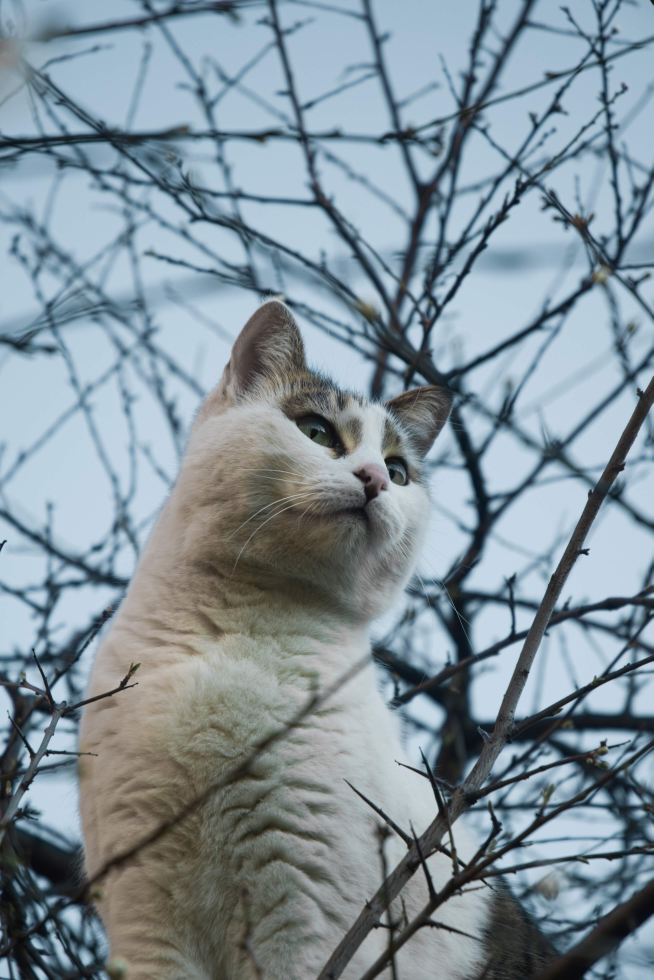
#> input picture experiments/svd-qr/image.jpg, 3266 x 4898 px (shown at 1/5 size)
$ python svd_image_compression.py
#> lines starting #> are read from the running program, lines starting #| are printed output that depends on the picture
from pathlib import Path

import matplotlib.pyplot as plt
import numpy as np
from PIL import Image, ImageOps


ROOT = Path(__file__).resolve().parent
IMAGE_PATH = ROOT / "image.jpg"
OUTPUT_PATH = ROOT / "svd_image_compression.png"
SINGULAR_VALUES_OUTPUT_PATH = ROOT / "svd_image_singular_values.png"

K_VALUES = [5, 20, 50, 100]
MAX_SIDE = 900


def truncated_svd_reconstruction(u, singular_values, vt, k):
    return (u[:, :k] * singular_values[:k]) @ vt[:k, :]


def storage_title(label, entries, original_entries):
    percentage = 100 * entries / original_entries
    return f"{label}\n{entries:,} values ({percentage:.1f}%)"


def main():
    image = Image.open(IMAGE_PATH)
#> image is the input picture: PIL image 3266x4898 RGB; mean R, G, B 129.6, 144.7, 153.6
    image = ImageOps.grayscale(image)
#> image: PIL image 3266x4898 L
    image.thumbnail((MAX_SIDE, MAX_SIDE), Image.Resampling.LANCZOS)
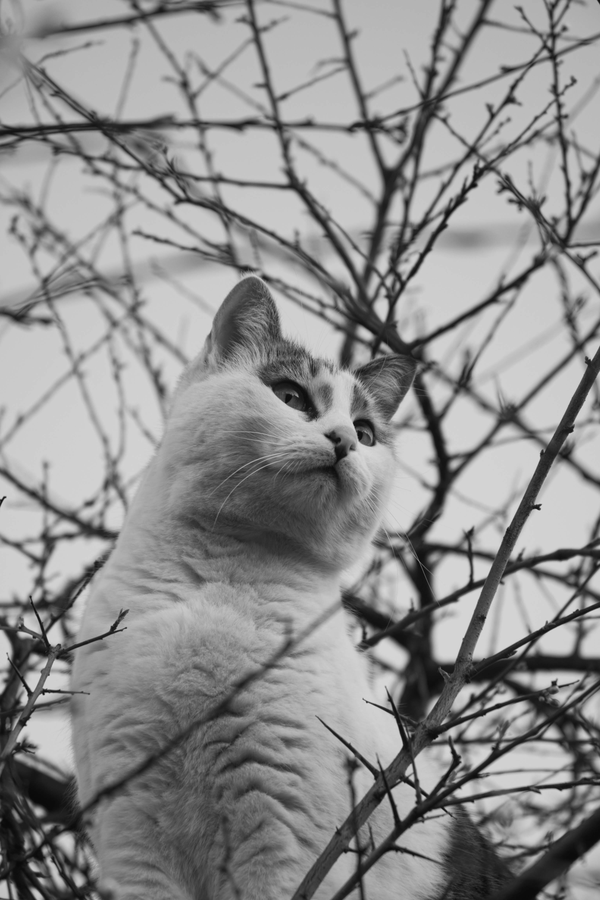
#> image: PIL image 600x900 L; min 10, max 218, mean 141.3

    matrix = np.asarray(image, dtype=float) / 255.0
    m, n = matrix.shape
#> m = 900; n = 600
    original_entries = m * n
#> original_entries = 540000
    u, singular_values, vt = np.linalg.svd(matrix, full_matrices=False)
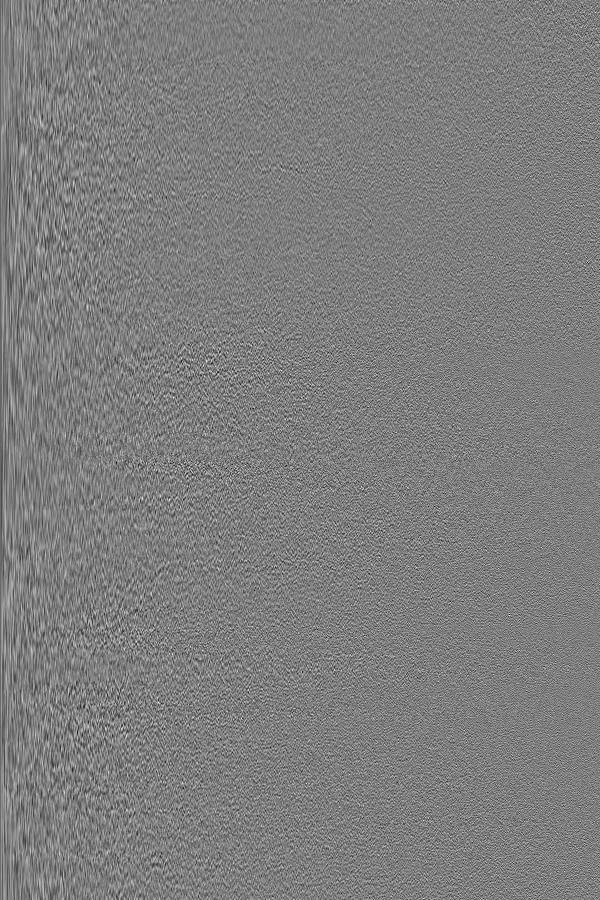
#> u: shape (900, 600) float64; min -0.196, max 0.2, mean -5.92e-05; drawn with min black and max white
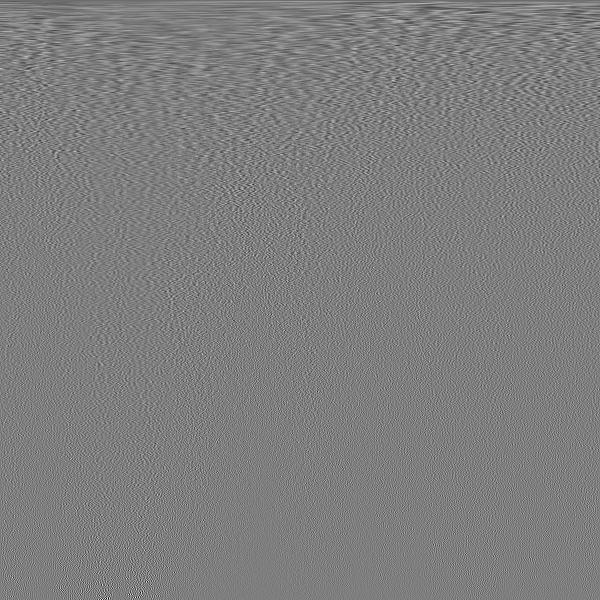
#> vt: shape (600, 600) float64; min -0.316, max 0.321, mean -6.74e-05; drawn with min black and max white
#> singular_values = 600 values, max 413 at index 0, min 0.0251 at index 599, mean 2.86

    fig, axes = plt.subplots(1, len(K_VALUES) + 1, figsize=(14, 4.6), constrained_layout=True)

    axes[0].imshow(matrix, cmap="gray", vmin=0.0, vmax=1.0)
    axes[0].set_title(storage_title(f"Original {m} x {n}", original_entries, original_entries), fontsize=11)
    axes[0].axis("off")

    for axis, k in zip(axes[1:], K_VALUES):
        approximation = truncated_svd_reconstruction(u, singular_values, vt, k)
        approximation = np.clip(approximation, 0.0, 1.0)
        approximation_entries = k * (m + n + 1)

        axis.imshow(approximation, cmap="gray", vmin=0.0, vmax=1.0)
        axis.set_title(storage_title(f"$k={k}$", approximation_entries, original_entries), fontsize=11)
        axis.axis("off")
#> this loop made 4 passes
#> pass 1, in main, `approximation = truncated_svd_reconstruction(u, singular_values, vt, k)`:
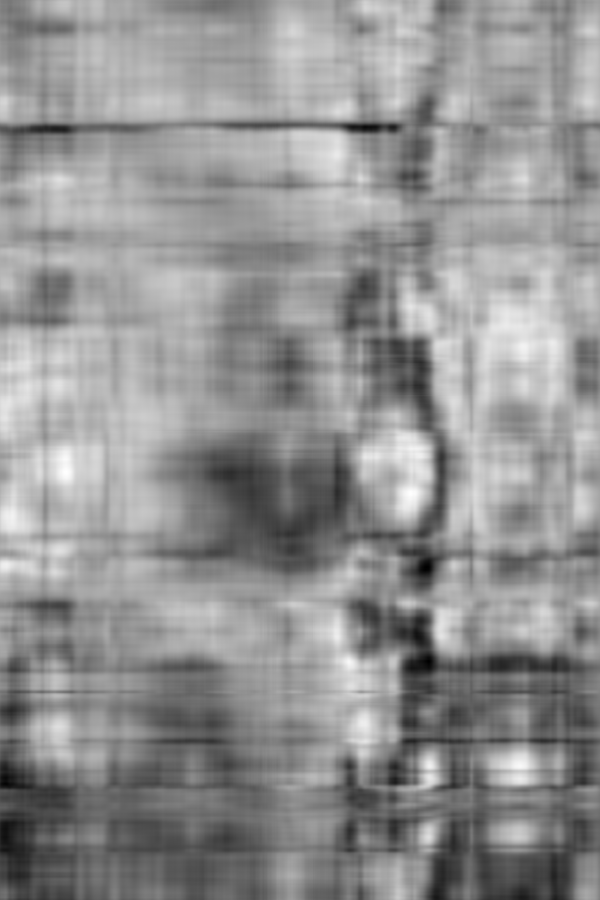
#> approximation: shape (900, 600) float64; min -1.53e-05, max 0.97, mean 0.554; drawn with min black and max white

    fig.savefig(OUTPUT_PATH, dpi=300, bbox_inches="tight")
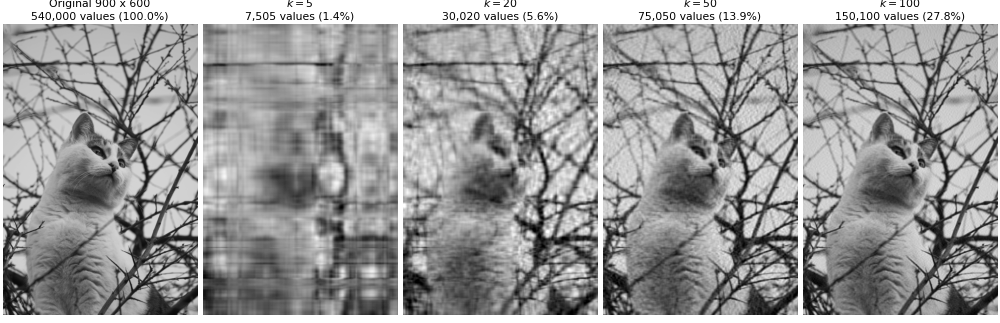
#> figure drawn by matplotlib, 5 panels
    plt.close(fig)
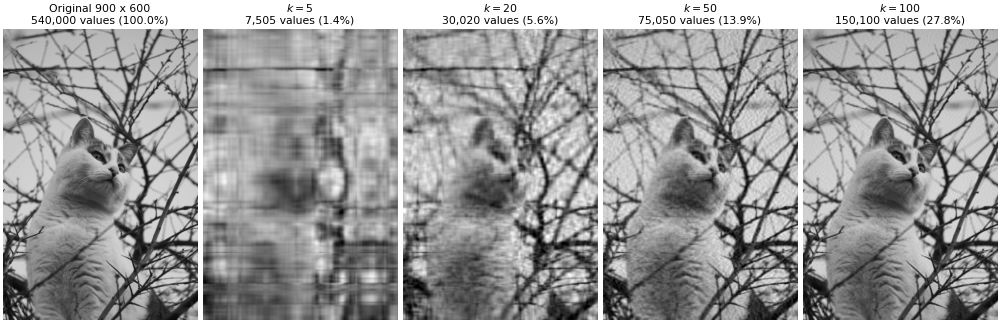
#> figure drawn by matplotlib, 5 panels

    indices = np.arange(1, len(singular_values) + 1)
#> indices = 600 values from 1 to 600
    normalized_singular_values = singular_values / singular_values[0]
#> normalized_singular_values = 600 values, max 1 at index 0, min 6.08e-05 at index 599, mean 0.00692

    fig, axis = plt.subplots(figsize=(7, 4.2), constrained_layout=True)
    axis.semilogy(indices, normalized_singular_values, color="#1f77b4", linewidth=1.8)
    for k in K_VALUES:
        axis.axvline(k, color="#d62728", linestyle="--", linewidth=0.9, alpha=0.7)
    axis.set_xlabel("Index $i$")
    axis.set_ylabel(r"$\sigma_i / \sigma_1$")
    axis.set_title("Singular values decay")
    axis.grid(True, which="both", linestyle=":", linewidth=0.7, alpha=0.7)
    fig.savefig(SINGULAR_VALUES_OUTPUT_PATH, dpi=300, bbox_inches="tight")
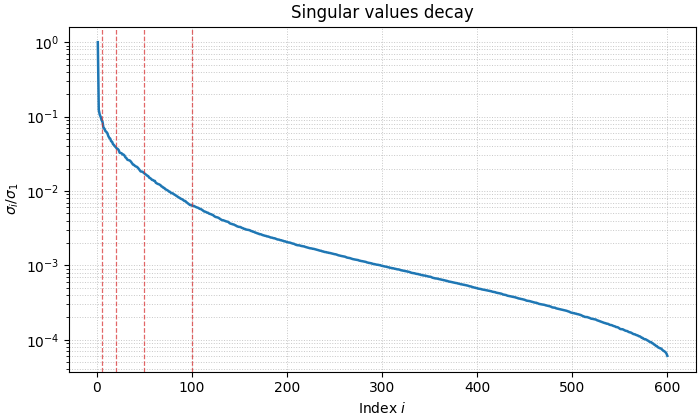
#> figure drawn by matplotlib, 1 panel; curve peaks at x = 1, y = 1
    plt.close(fig)


if __name__ == "__main__":
    main()
